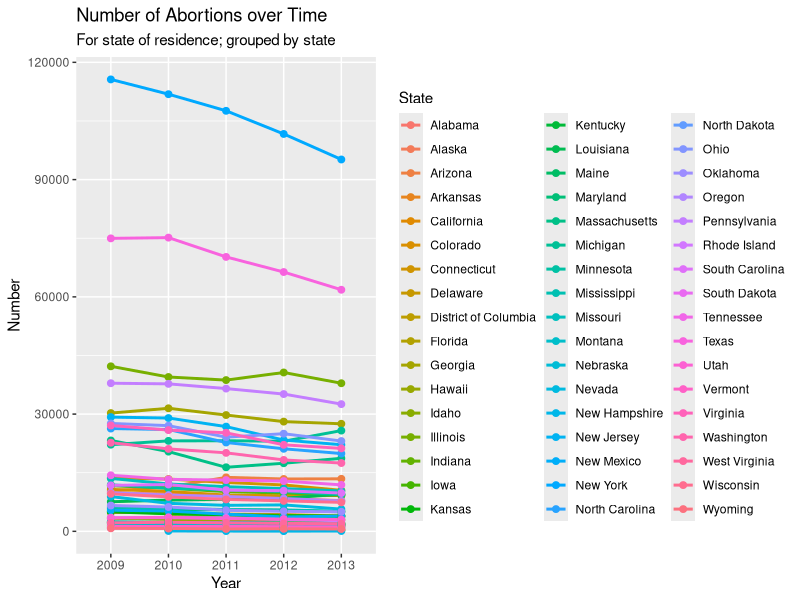
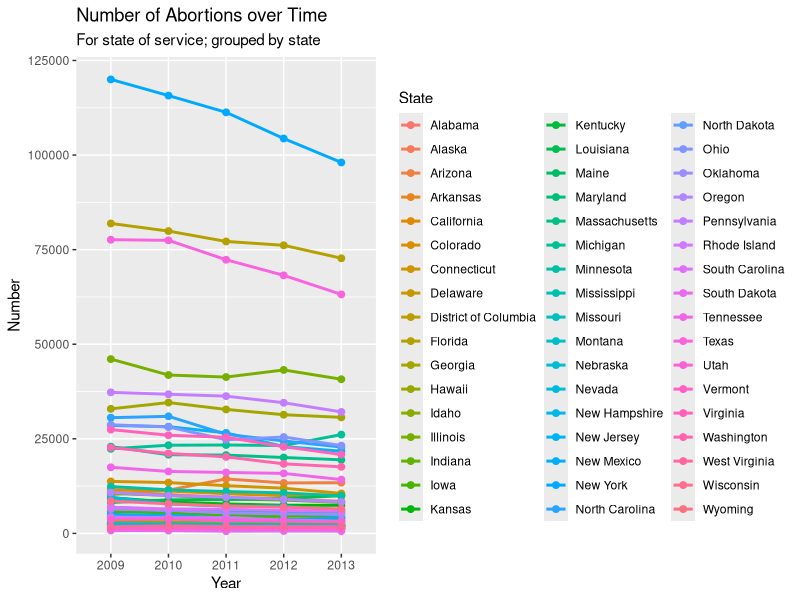
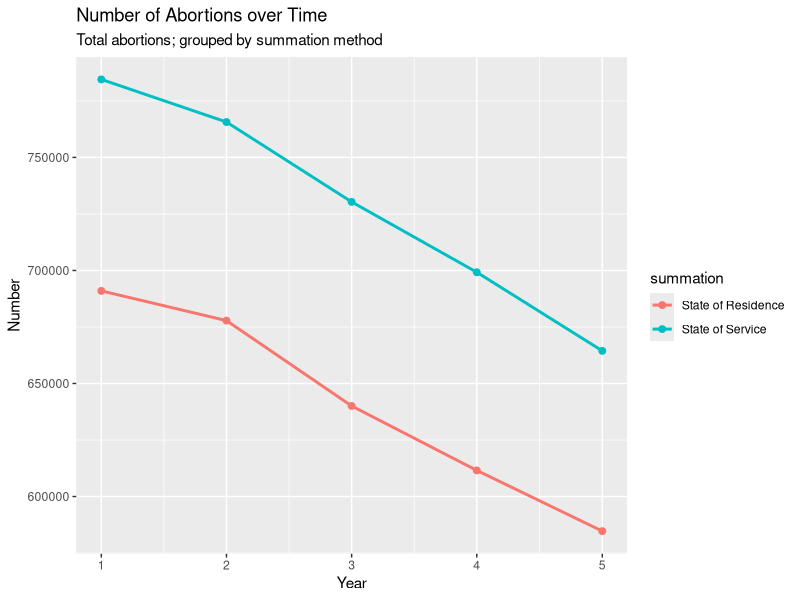
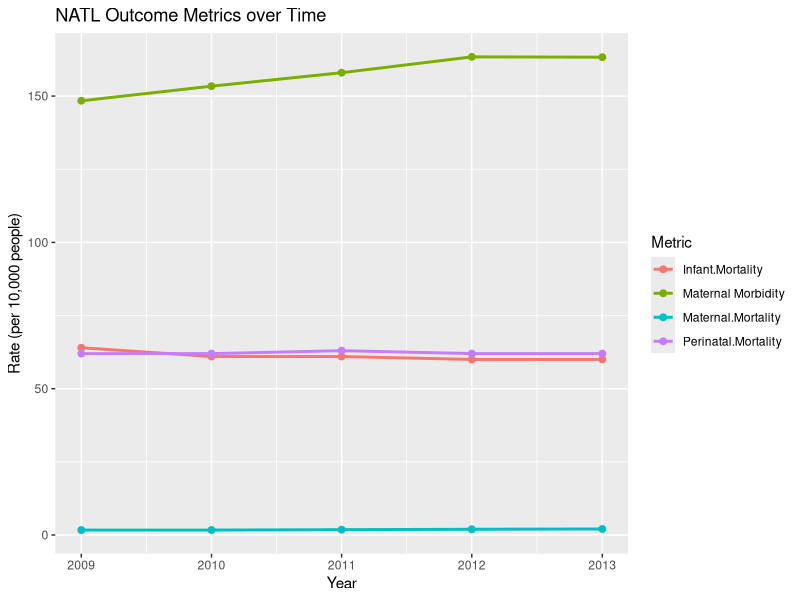

The R script that drew these images, in order:
## Analysis file
#

# Needed libraries
library(readr)
library(tidyr)
library(lubridate)
library(tibble)
library(ggplot2)
library(dplyr)


# Read in data
abortions.by.residence <- read_csv('Data/abortion.by.residence.csv')
abortions.by.service <- read_csv('Data/abortion.by.service.csv')
natl.outcome.measures <- read_csv('Data/natl.outcome.measures.csv') %>%
    select(year,
           (1:4)) %>%
    rename(Year = year) %>%
    mutate(Year = make_date(Year))


###################
### Format data ###
###################

## Sum abortion data ##

residence.totals <- colSums(abortions.by.residence[, -1], na.rm = T) %>%
    as_tibble() %>%
    rownames_to_column(var = 'Year') %>%
    mutate(Year = make_date(Year),
           summation = 'State of Residence')

service.totals <- colSums(abortions.by.service[, -1], na.rm = T) %>%
    as_tibble() %>%
    rownames_to_column(var = 'Year') %>%
    mutate(Year = make_date(Year),
           summation = 'State of Service')

all.totals <- bind_rows(residence.totals, service.totals) %>%
    arrange(Year)


## Create long data ##

# NATL data over time
natl.long <- natl.outcome.measures %>%
    gather('Metric', 'Rate', 2:5)

# Abortions by state of residence over time
ab.res.long <- abortions.by.residence %>%
    gather('Year', 'value', -1)

# Abortions by state of service over time
ab.srv.long <- abortions.by.service %>%
    gather('Year', 'value', -1)


#####################
### Create graphs ###
#####################

## Summary plots ##

# NATL data over time
g.natl.summary <- ggplot(data = natl.long,
                         aes(x = Year,
                             y = Rate,
                             color = Metric,
                             group = Metric)) +
    geom_line(size = 1) +
    geom_point(size = 2) +
    labs(title = 'NATL Outcome Metrics over Time',
         x = 'Year',
         y = 'Rate (per 10,000 people)')


# Abortion totals over time
g.ab.tot.summary <- ggplot(data = all.totals,
                           aes(x = Year,
                               y = value,
                               color = summation,
                               group = summation)) +
    geom_line(size = 1) +
    geom_point(size = 2) +
    labs(title = 'Number of Abortions over Time',
         subtitle = 'Total abortions; grouped by summation method',
         x = 'Year',
         y = 'Number')


# Abortions by state of residence over time
g.ab.res.summary <- ggplot(data = ab.res.long,
                           aes(x = Year,
                               y = value,
                               color = State,
                               group = State)) +
    geom_line(size = 1) +
    geom_point(size = 2) +
    labs(title = 'Number of Abortions over Time',
         subtitle = 'For state of residence; grouped by state',
         x = 'Year',
         y = 'Number')


# Abortions by state of service over time
g.ab.srv.summary <- ggplot(data = ab.srv.long,
                           aes(x = Year,
                               y = value,
                               color = State,
                               group = State)) +
    geom_line(size = 1) +
    geom_point(size = 2) +
    labs(title = 'Number of Abortions over Time',
         subtitle = 'For state of service; grouped by state',
         x = 'Year',
         y = 'Number')

